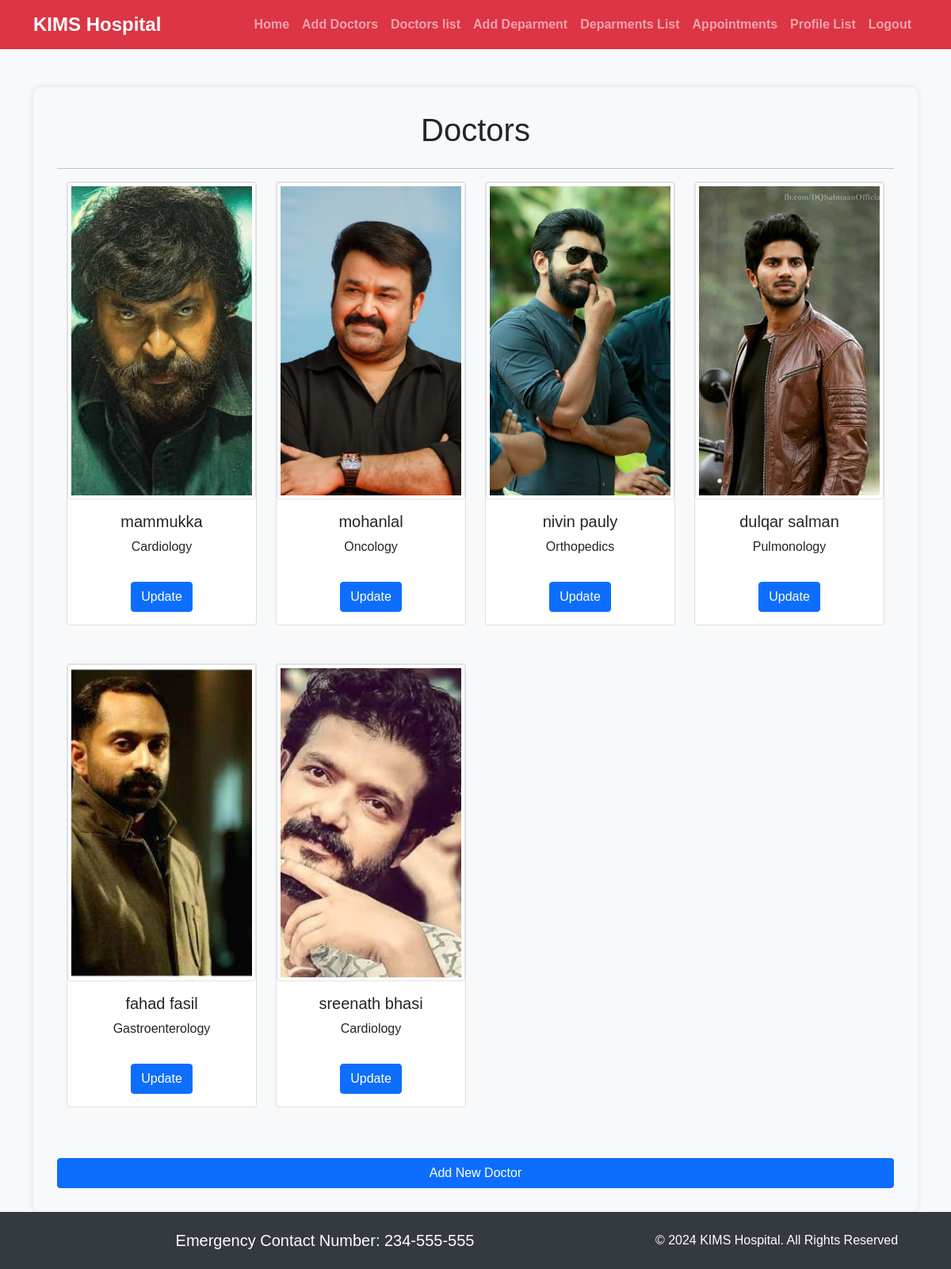
/doctors_list/, run on an earlier commit of the app's database.
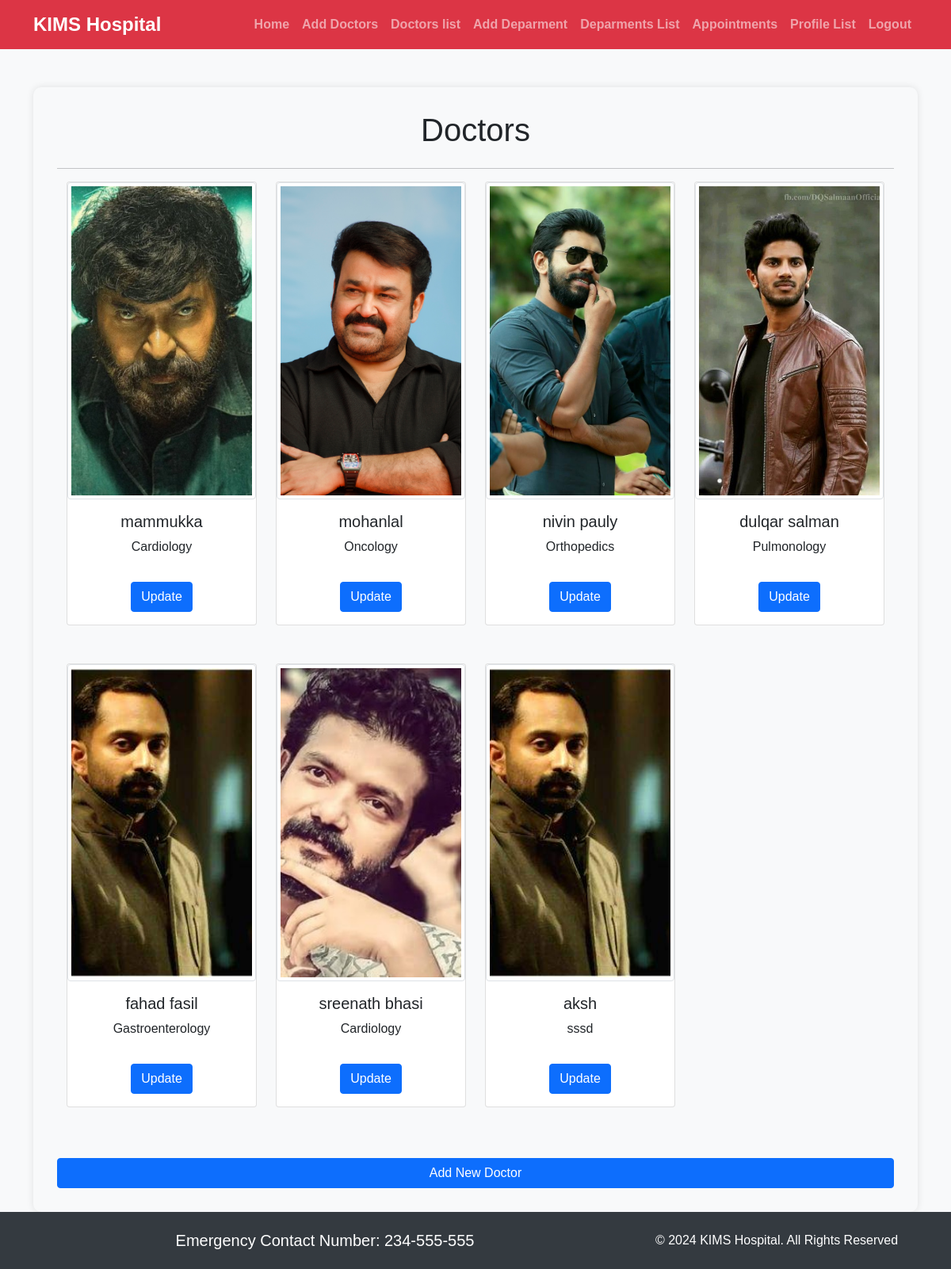
And on a later commit of the database.
### customer/models.py (models this page shows, shortened)
class Doctors(models.Model):
    doc_name =models.CharField(max_length=100)
    doc_spec =models.CharField(max_length=100)
    dep_name =models.ForeignKey(Departments, on_delete=models.CASCADE)
    dep_image = models.ImageField(upload_to='doctors')

### admin1/views.py (the view)
# urls.py: path('doctors_list/', DoctorListView.as_view(), name='doctor_list'),
class DoctorListView(ListView):
    model = Doctors
    template_name = 'admin/doctor_list.html'
    context_object_name = 'doctors'

### templates/admin/doctor_list.html (shortened to what this page needs)
{% extends 'admin/base.html' %}
{% block content %}
<div class="container profile-container">
<h1 class="text-center mb-4">Doctors</h1>
<hr>
<div class="container text-center bg-light">
  <div class="row">
    {% for doctor in doctors %}
    <div class="col-md-3 mb-5">
      <div class="card text-center">
        <img src="{{ doctor.dep_image.url }}" class="card-img-top img-thumbnail rounded" alt="Profile Picture" style="width: 300px; height: 400px; object-fit: cover;" >
        <div class="card-body">
          <h5 class="card-title" >{{ doctor.doc_name }}</a></h5>
          <p class="card-text">{{ doctor.doc_spec }}</p>
            <a href="{% url 'doctor_detail' doctor.pk %}" class="btn btn-primary mt-3">Update</a>
        </div>
      </div>
    </div>
    {% endfor %}
    <a href="{% url 'doctor_create' %}" class="btn btn-primary mt-3">Add New Doctor</a>
  </div>
</div>
</div>
{% endblock %}

What changed in the data, as far as the page shows it:
added Doctors: dep_image (picture), doc_name "aksh", doc_spec "sssd"
